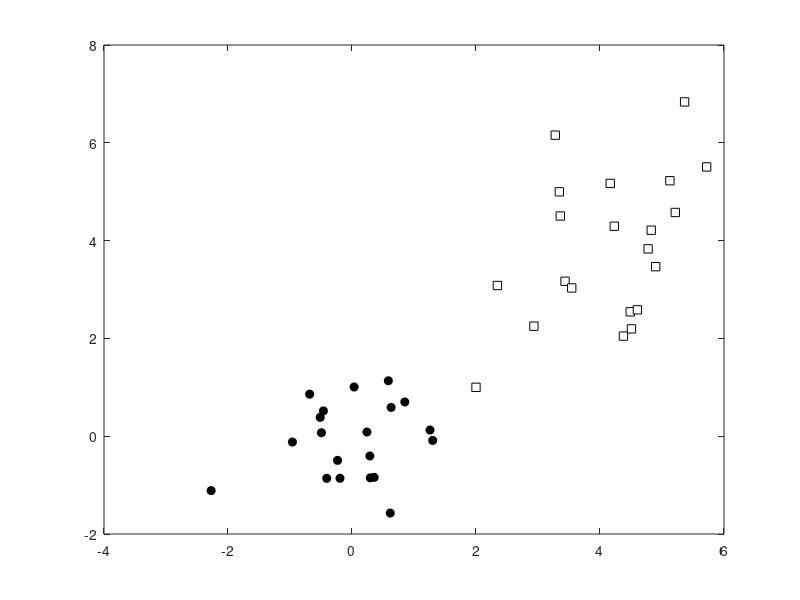
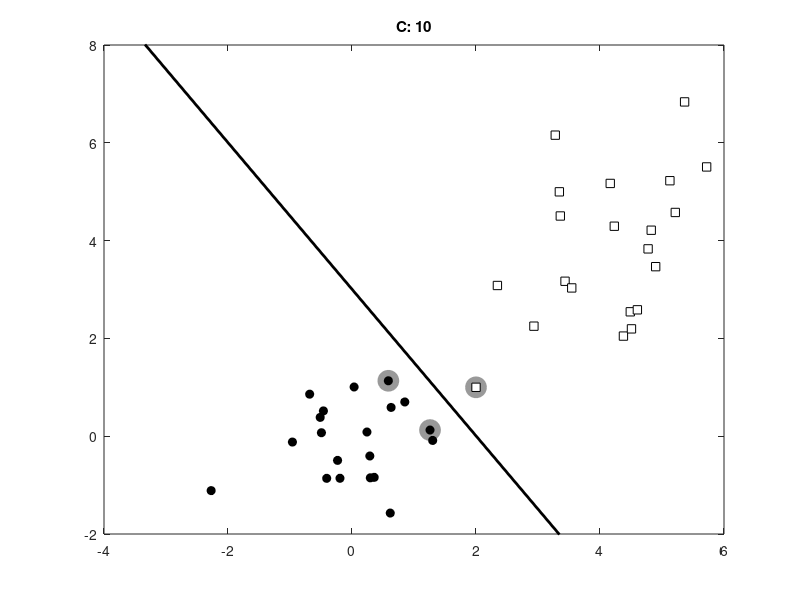
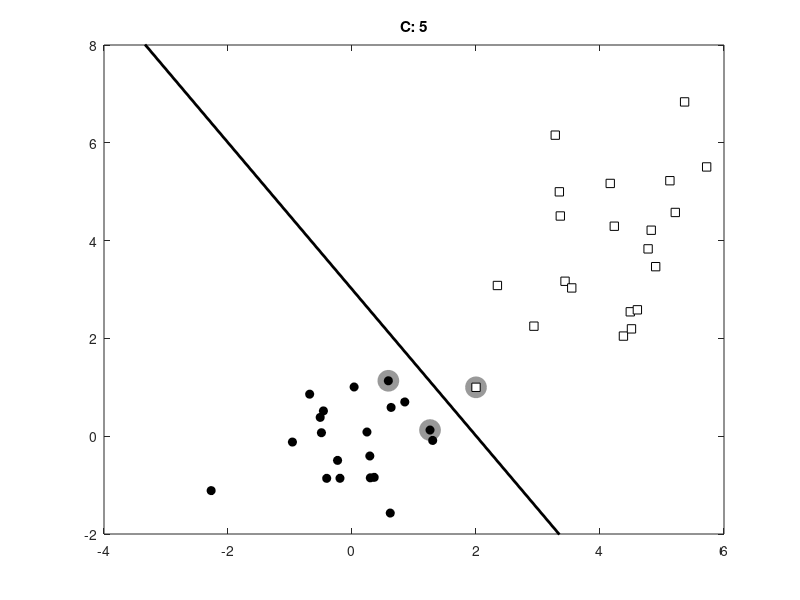
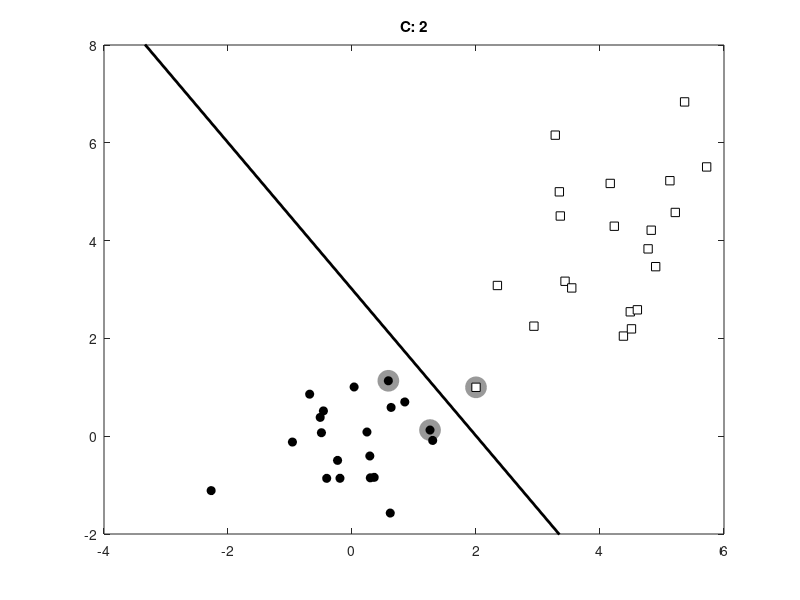

MATLAB code to generate these figures, in order:

clear all;close all;

% Generating the data
x = [randn(20,2);randn(20,2)+4];
y = [repmat(-1,20,1);ones(20,1)];

% Adding a bad point :)
x = [x;2 1];
y = [y;1];
% Plotting the data
types = {'ko','ks'};
fc = {[0 0 0],[1 1 1]};
val = unique(y);
ind = find(y==val(1));


figure(1); hold off
for i = 1:length(val)
    ind = find(y==val(i));
    plot(x(ind,1),x(ind,2),types{i},'markerfacecolor',fc{i});
       hold on
end

% Setting up the optimization problem
N = size(x,1);
K = x*x';
H = (y*y').*K + 1e-5*eye(N);
f = ones(N,1);
A = [];b = [];
LB = zeros(N,1); UB = inf(N,1);
Aeq = y';beq = 0;


warning off


%Different values of Regularization parameters
Cvals = [10 5 2 1 0.5 0.1 0.05 0.01]; 

for cv = 1:length(Cvals)
    UB = repmat(Cvals(cv),N,1);
    % Following line runs the SVM
    alpha = quadprog(H,-f,A,b,Aeq,beq,LB,UB);
    % Compute the bias
    fout = sum(repmat(alpha.*y,1,N).*K,1)';
    ind = find(alpha>1e-6);
    bias = mean(y(ind)-fout(ind));
    
    %Plot the data, decision boundary and Support vectors
    figure; hold off
    ind = find(alpha>1e-6);
    plot(x(ind,1),x(ind,2),'ko','markersize',15,'markerfacecolor',[0.6 0.6 0.6],...
        'markeredgecolor',[0.6 0.6 0.6]);
    hold on
    for i = 1:length(val)
        ind = find(y==val(i));
        plot(x(ind,1),x(ind,2),types{i},'markerfacecolor',fc{i});
    end

    xp = xlim;
    yl = ylim;
    % Because this is a linear SVM, we can compute w and plot the decision
    % boundary exactly.
    w = sum(repmat(alpha.*y,1,2).*x,1)';
    yp = -(bias + w(1)*xp)/w(2);
    plot(xp,yp,'k','linewidth',2);
    ylim(yl);
    ti = sprintf('C: %g',Cvals(cv));
    title(ti);
end
%In the end you will get different figures with different regularization
%parameters. You can see that as Cvals is increasing the strictness of
%our line is increasing. If Cvals tend to infinity then we will get
%hard margin classifier.